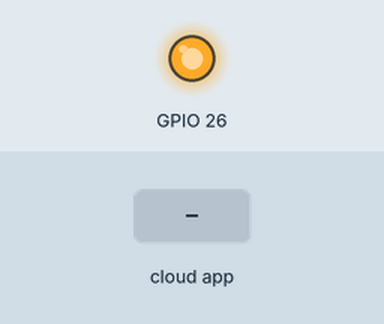
This sketch was run on a simulated ESP32. Parts: output pins drawn as LEDs (lit = HIGH). The inputs (shaded band) are chosen by the test bench. WiFi joins after 1.5 s; servers stay silent unless stated.

Above: at 2.7 s.
2.8 s: the phone or cloud app sets light to 0
At 3.9 s:
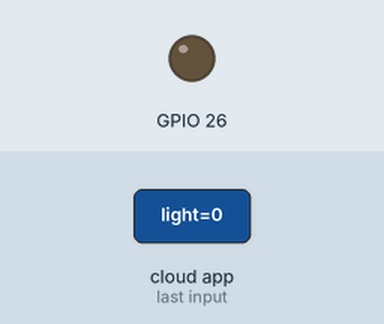
4.5 s: the phone or cloud app sets light to 1
At 5.0 s:
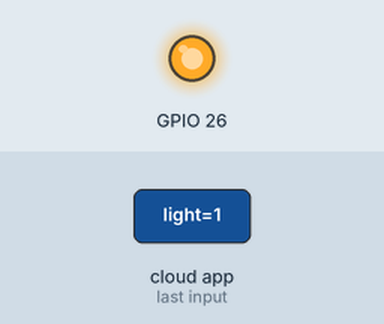
Timing chart, 0 to 7.5 s (numbered marks = the images above; inputs shaded):
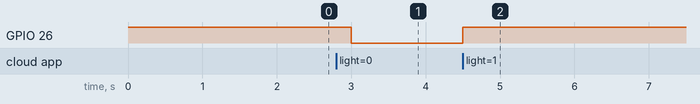

The sketch:

easykids_light_mar28a.ino
```cpp
#include "arduino_secrets.h"
#include "thingProperties.h"

void setup() {
  // Initialize serial and wait for port to open:
  Serial.begin(9600);
  pinMode(26, OUTPUT);
  digitalWrite(26, HIGH);

  // This delay gives the chance to wait for a Serial Monitor without blocking if none is found
  delay(1500);

  // Defined in thingProperties.h
  initProperties();

  // Connect to Arduino IoT Cloud
  ArduinoCloud.begin(ArduinoIoTPreferredConnection);

  /*
     The following function allows you to obtain more information
     related to the state of network and IoT Cloud connection and errors
     the higher number the more granular information you’ll get.
     The default is 0 (only errors).
     Maximum is 4
  */
  setDebugMessageLevel(2);
  ArduinoCloud.printDebugInfo();
}

void loop() {
  ArduinoCloud.update();
  // Your code here
}

void onLightChange() {
  if (light == 1) {
    digitalWrite(26, HIGH);
  } else {
    digitalWrite(26, LOW);
  }
  ArduinoCloud.update();
}
```

arduino_secrets.h
```cpp
#define SECRET_SSID ""
#define SECRET_OPTIONAL_PASS ""
#define SECRET_DEVICE_KEY ""
```

thingProperties.h
```cpp
// Code generated by Arduino IoT Cloud, DO NOT EDIT.

#include <ArduinoIoTCloud.h>
#include <Arduino_ConnectionHandler.h>

const char DEVICE_LOGIN_NAME[]  = "aaa765af-a750-4094-95d7-0fc5a9fbc26b";

const char SSID[]               = SECRET_SSID;    // Network SSID (name)
const char PASS[]               = SECRET_OPTIONAL_PASS;    // Network password (use for WPA, or use as key for WEP)
const char DEVICE_KEY[]  = SECRET_DEVICE_KEY;    // Secret device password

void onLightChange();

bool light;

void initProperties() {

  ArduinoCloud.setBoardId(DEVICE_LOGIN_NAME);
  ArduinoCloud.setSecretDeviceKey(DEVICE_KEY);
  ArduinoCloud.addProperty(light, READWRITE, ON_CHANGE, onLightChange);

}

WiFiConnectionHandler ArduinoIoTPreferredConnection(SSID, PASS);
```

Measured:
- after the input at 2.8 s, GPIO 26: HIGH → LOW after 0.20 s
- after the input at 4.5 s, GPIO 26: LOW → HIGH at once
